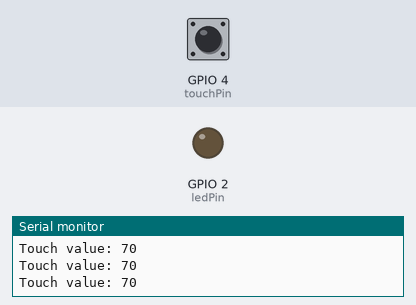
Bench run of a sketch on a simulated ESP32. On the bench: output pins drawn as LEDs (lit = HIGH), the last lines printed to the serial monitor. Inputs (shaded band) come from the test bench; at power-on: GPIO 4 (touchPin) HIGH.

Above: at 1.2 s.
1.3 s: GPIO 4 (touchPin) pulled LOW for 0.15 s
At 2.3 s:
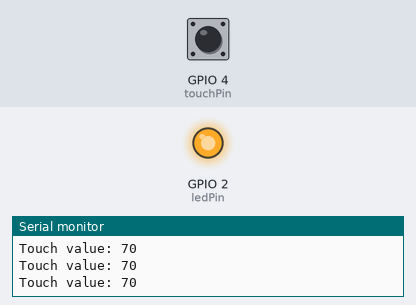
2.9 s: GPIO 4 (touchPin) pulled LOW for 1 s
At 3.7 s:
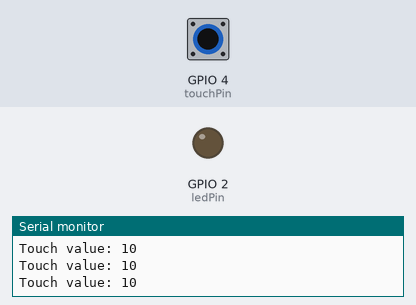
5.4 s: GPIO 4 (touchPin) pulled LOW for 3.2 s
At 5.8 s:
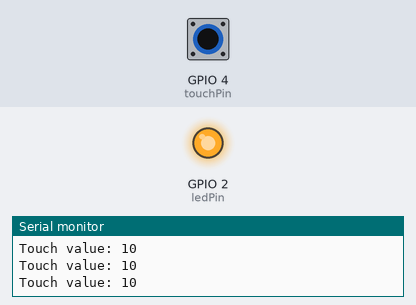
Timing chart, 0 to 8.4 s (numbered marks = the images above; inputs shaded):
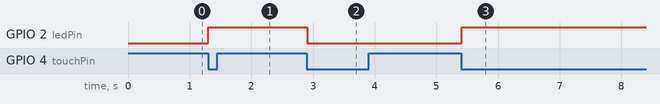

The sketch:

ex04.ino
```cpp
// ex04：触摸传感器自锁开关

const int ledPin = 2;        // 板载LED
const int touchPin = 4;      // T0，对应GPIO4

int threshold = 30;          // 触摸阈值，可根据串口数值调整

bool ledState = false;       // LED当前状态
bool lastTouched = false;    // 上一次是否触摸

unsigned long lastTriggerTime = 0;
const unsigned long debounceDelay = 300; // 防抖时间

void setup() {
  Serial.begin(115200);

  pinMode(ledPin, OUTPUT);
  digitalWrite(ledPin, LOW);

  Serial.println("ex04 touch toggle switch start");
}

void loop() {
  int touchValue = touchRead(touchPin);

  bool currentTouched = touchValue < threshold;

  Serial.print("Touch value: ");
  Serial.println(touchValue);

  if (currentTouched && !lastTouched) {
    unsigned long now = millis();

    if (now - lastTriggerTime > debounceDelay) {
      ledState = !ledState;
      digitalWrite(ledPin, ledState ? HIGH : LOW);

      lastTriggerTime = now;

      Serial.print("LED state changed to: ");
      Serial.println(ledState ? "ON" : "OFF");
    }
  }

  lastTouched = currentTouched;

  delay(50);
}
```

Measured:
- after the input at 1.3 s, GPIO 2 (ledPin): LOW → HIGH at once
- after the input at 2.9 s, GPIO 2 (ledPin): HIGH → LOW at once
- after the input at 5.4 s, GPIO 2 (ledPin): LOW → HIGH at once
